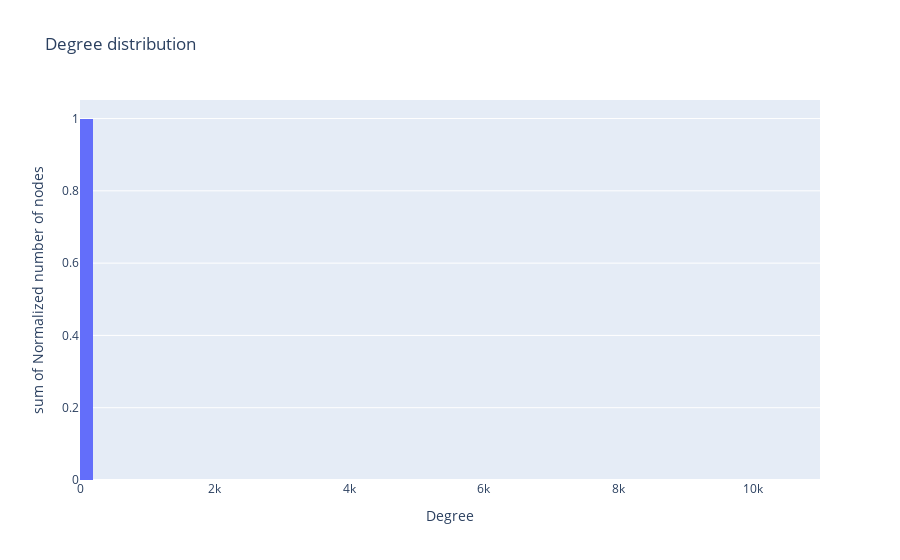

Here is the notebook cell this chart was saved with:
### Markdown cell above
#### Visualize the nodes' degree distribution

The nodes' degree distribution shows how many vertices the graph has with degree d. 

For the graph we are analysing, the degree distribution is the following:

### Code cell
g.plot_degree_distro(True)

### Figure 1 — Plotly figure (JSON) as saved in the notebook; plotly's stock layout.template omitted (floating-point values rounded to 4 significant figures; data arrays with more than 128 entries replaced by an {"elided": "..."} marker saying what was removed)
{"data": [{"alignmentgroup": "True", "bingroup": "x", "histfunc": "sum", "hovertemplate": "Degree=%{x}<br>sum of Normalized number of nodes=%{y}<extra></extra>", "legendgroup": "", "marker": {"color": "#636efa"}, "name": "", "offsetgroup": "", "orientation": "v", "showlegend": false, "type": "histogram", "x": {"elided": "279 int values"}, "xaxis": "x", "y": {"elided": "279 float values"}, "yaxis": "y"}], "layout": {"barmode": "relative", "legend": {"tracegroupgap": 0}, "title": {"text": "Degree distribution"}, "xaxis": {"anchor": "y", "domain": [0, 1], "title": {"text": "Degree"}}, "yaxis": {"anchor": "x", "domain": [0, 1], "title": {"text": "sum of Normalized number of nodes"}}}}
